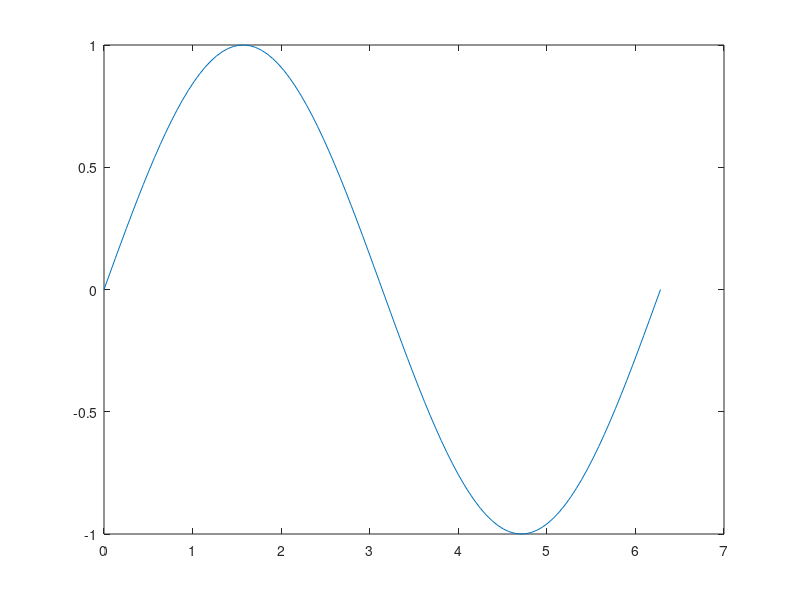
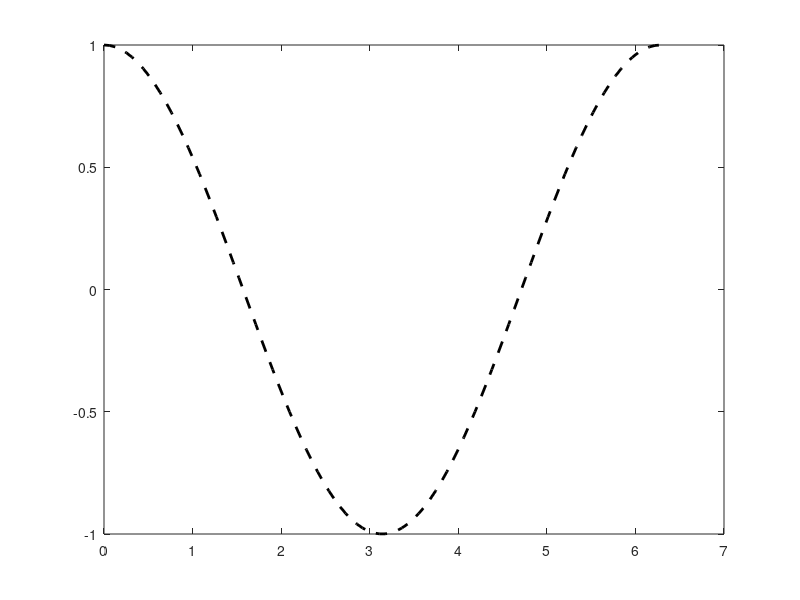
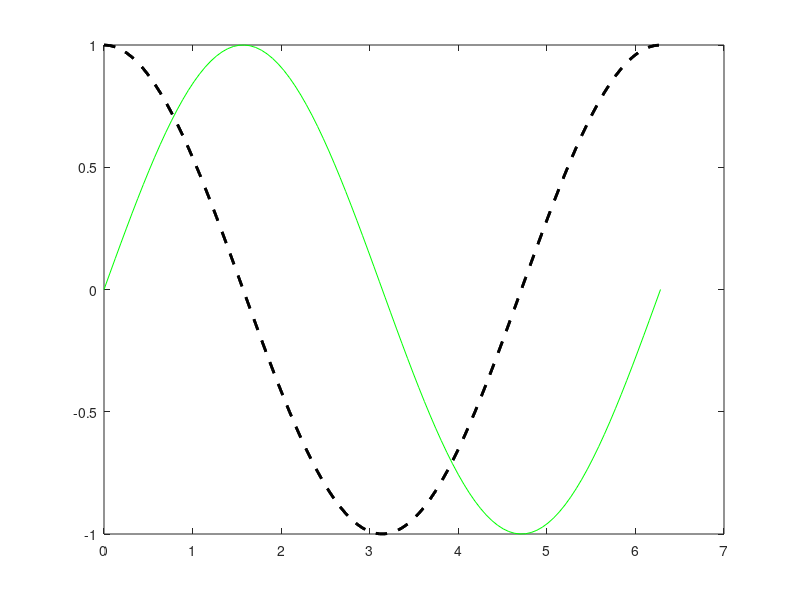
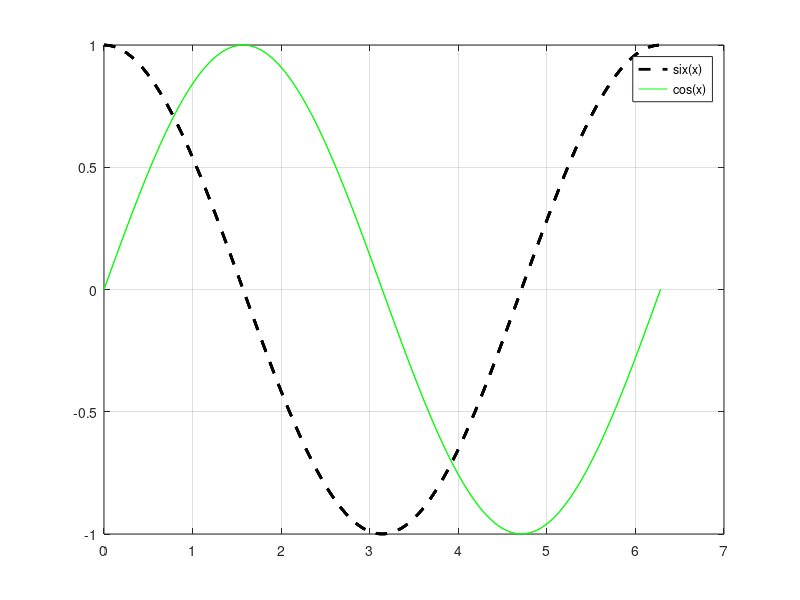

These figures' MATLAB source, in order:
%%%  Graf funkce, interval s ekvidistantním krokem

x = linspace(0, 2*pi, 10)      % vytvor vektor 10 bodu na intervalu [0, 2pi]
f = sin(x)                     % vypocitej sin(x) v hodnotach danych x
g = cos(x)                     % vypocitej cos(x) v hodnotach danych x

disp("__________________________________________________")

x = linspace(0, 2*pi, 100);    % vytvor vektor 100 bodu na intervalu [0, 2pi]
f = sin(x);                    % vypocitej sin(x) v hodnotach danych x
g = cos(x);                    % vypocitej cos(x) v hodnotach danych x

disp("__________________________________________________")

plot (x, f);                   % zobraz data f = f(x)
print -dpng fce.png            % uloz vysledny obrazek jako png (neni nezbytne nutne)

%$% Novy plot se otevira samostane/prepisuje stary plot
plot (x, f, "g");                       % dodatecne atributy zobrazeni: "g"  ...zelena cara
plot (x, g, "--k", "linewidth",  2);    % dodatecne atributy zobrazeni: "--k"  ...carkovana cerna cara
                                        %                               linewidth, 2 ...cara tloustky 2
print -dpng fce.png

% RESENI: prikaz "hold" pozdrzi vystup, takze se vsechy
%         nasleduji ploty ukladaji do jednotho obrazku
hold
plot (x, f, "g");
plot (x, g, "--k", "linewidth",  2);
print -dpng fce.png
hold off

% Dodatecne atributy grafu
hold
plot (x, f, "g");
plot (x, g, "--k", "linewidth",  2);
legend("six(x)", "cos(x)")              % zobraz legendu
grid                                    % zobraz sit na pozadi
print -dpng fce.png
